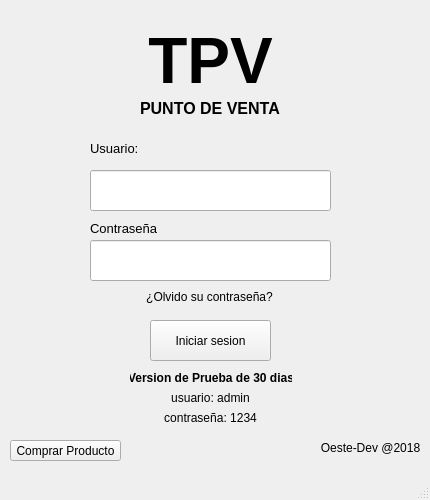
<?xml version="1.0" encoding="UTF-8"?>
<ui version="4.0">
 <class>MainWindow</class>
 <widget class="QMainWindow" name="MainWindow">
  <property name="geometry">
   <rect>
    <x>0</x>
    <y>0</y>
    <width>430</width>
    <height>500</height>
   </rect>
  </property>
  <property name="minimumSize">
   <size>
    <width>430</width>
    <height>500</height>
   </size>
  </property>
  <property name="maximumSize">
   <size>
    <width>430</width>
    <height>500</height>
   </size>
  </property>
  <property name="sizeIncrement">
   <size>
    <width>430</width>
    <height>500</height>
   </size>
  </property>
  <property name="windowTitle">
   <string>MainWindow</string>
  </property>
  <widget class="QWidget" name="centralwidget">
   <widget class="QLabel" name="label_4">
    <property name="geometry">
     <rect>
      <x>320</x>
      <y>440</y>
      <width>101</width>
      <height>16</height>
     </rect>
    </property>
    <property name="font">
     <font>
      <weight>50</weight>
      <bold>false</bold>
     </font>
    </property>
    <property name="text">
     <string>Oeste-Dev @2018</string>
    </property>
    <property name="alignment">
     <set>Qt::AlignCenter</set>
    </property>
   </widget>
   <widget class="QLabel" name="label">
    <property name="geometry">
     <rect>
      <x>10</x>
      <y>10</y>
      <width>401</width>
      <height>101</height>
     </rect>
    </property>
    <property name="font">
     <font>
      <family>Arial</family>
      <pointsize>48</pointsize>
      <weight>75</weight>
      <bold>true</bold>
     </font>
    </property>
    <property name="text">
     <string>TPV</string>
    </property>
    <property name="alignment">
     <set>Qt::AlignCenter</set>
    </property>
   </widget>
   <widget class="QLabel" name="label_2">
    <property name="geometry">
     <rect>
      <x>90</x>
      <y>140</y>
      <width>151</width>
      <height>16</height>
     </rect>
    </property>
    <property name="font">
     <font>
      <pointsize>10</pointsize>
     </font>
    </property>
    <property name="text">
     <string>Usuario:</string>
    </property>
   </widget>
   <widget class="QLineEdit" name="lineEdit">
    <property name="geometry">
     <rect>
      <x>90</x>
      <y>170</y>
      <width>241</width>
      <height>41</height>
     </rect>
    </property>
    <property name="sizePolicy">
     <sizepolicy hsizetype="Expanding" vsizetype="Expanding">
      <horstretch>0</horstretch>
      <verstretch>0</verstretch>
     </sizepolicy>
    </property>
   </widget>
   <widget class="QLabel" name="label_3">
    <property name="geometry">
     <rect>
      <x>90</x>
      <y>220</y>
      <width>121</width>
      <height>16</height>
     </rect>
    </property>
    <property name="font">
     <font>
      <pointsize>10</pointsize>
     </font>
    </property>
    <property name="text">
     <string>Contraseña</string>
    </property>
   </widget>
   <widget class="QPushButton" name="btn_iniciar">
    <property name="geometry">
     <rect>
      <x>150</x>
      <y>320</y>
      <width>121</width>
      <height>41</height>
     </rect>
    </property>
    <property name="sizePolicy">
     <sizepolicy hsizetype="Minimum" vsizetype="Expanding">
      <horstretch>0</horstretch>
      <verstretch>0</verstretch>
     </sizepolicy>
    </property>
    <property name="text">
     <string>Iniciar sesion</string>
    </property>
   </widget>
   <widget class="QLabel" name="label_5">
    <property name="geometry">
     <rect>
      <x>70</x>
      <y>290</y>
      <width>279</width>
      <height>13</height>
     </rect>
    </property>
    <property name="text">
     <string>¿Olvido su contraseña?</string>
    </property>
    <property name="alignment">
     <set>Qt::AlignCenter</set>
    </property>
   </widget>
   <widget class="QLabel" name="label_6">
    <property name="geometry">
     <rect>
      <x>130</x>
      <y>370</y>
      <width>162</width>
      <height>16</height>
     </rect>
    </property>
    <property name="palette">
     <palette>
      <active/>
      <inactive/>
      <disabled/>
     </palette>
    </property>
    <property name="font">
     <font>
      <weight>75</weight>
      <bold>true</bold>
     </font>
    </property>
    <property name="text">
     <string>Version de Prueba de 30 dias</string>
    </property>
    <property name="alignment">
     <set>Qt::AlignCenter</set>
    </property>
   </widget>
   <widget class="QLineEdit" name="lineEdit_2">
    <property name="geometry">
     <rect>
      <x>90</x>
      <y>240</y>
      <width>241</width>
      <height>41</height>
     </rect>
    </property>
    <property name="sizePolicy">
     <sizepolicy hsizetype="Expanding" vsizetype="Expanding">
      <horstretch>0</horstretch>
      <verstretch>0</verstretch>
     </sizepolicy>
    </property>
    <property name="echoMode">
     <enum>QLineEdit::Password</enum>
    </property>
   </widget>
   <widget class="QLabel" name="label_7">
    <property name="geometry">
     <rect>
      <x>160</x>
      <y>390</y>
      <width>101</width>
      <height>16</height>
     </rect>
    </property>
    <property name="font">
     <font>
      <weight>50</weight>
      <bold>false</bold>
     </font>
    </property>
    <property name="text">
     <string>usuario: admin</string>
    </property>
    <property name="alignment">
     <set>Qt::AlignCenter</set>
    </property>
   </widget>
   <widget class="QLabel" name="label_8">
    <property name="geometry">
     <rect>
      <x>160</x>
      <y>410</y>
      <width>101</width>
      <height>16</height>
     </rect>
    </property>
    <property name="font">
     <font>
      <weight>50</weight>
      <bold>false</bold>
     </font>
    </property>
    <property name="text">
     <string>contraseña: 1234</string>
    </property>
    <property name="alignment">
     <set>Qt::AlignCenter</set>
    </property>
   </widget>
   <widget class="QPushButton" name="btn_comprar">
    <property name="geometry">
     <rect>
      <x>10</x>
      <y>440</y>
      <width>111</width>
      <height>21</height>
     </rect>
    </property>
    <property name="text">
     <string>Comprar Producto</string>
    </property>
   </widget>
   <widget class="QLabel" name="label_9">
    <property name="geometry">
     <rect>
      <x>140</x>
      <y>100</y>
      <width>171</width>
      <height>16</height>
     </rect>
    </property>
    <property name="font">
     <font>
      <family>Arial</family>
      <pointsize>12</pointsize>
      <weight>75</weight>
      <bold>true</bold>
     </font>
    </property>
    <property name="text">
     <string>PUNTO DE VENTA</string>
    </property>
   </widget>
  </widget>
  <widget class="QMenuBar" name="menubar">
   <property name="geometry">
    <rect>
     <x>0</x>
     <y>0</y>
     <width>430</width>
     <height>21</height>
    </rect>
   </property>
  </widget>
  <widget class="QStatusBar" name="statusbar"/>
 </widget>
 <resources/>
 <connections/>
</ui>
